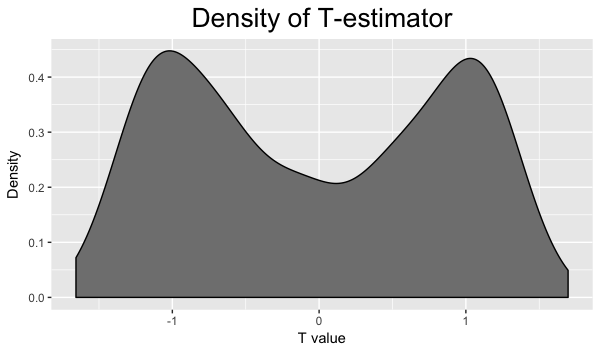

Write R code to recreate this figure.
library(ggplot2)
setwd(Sys.getenv("masters-thesis"))
source("Simulation/Heston.R")
source("Simulation/BlackScholes.R")
source("Simulation/Bursts.R")
source("Simulation/Jumps.R")
source("Estimation/pre-average.R")
source("Estimation/estimates.R")

p0 <- Sys.time()

#################### PARAMETERS THAT DON'T CHANGE ####################
omega2 <- 2.64*10^(-10)*25
omega <- sqrt(omega2)
K2 <- 0.5 #K2
n <- 23400 /7 #I cheat by dividing n and mat with 7 (no influence, because same dt and I take last index, so the first 6/7 obs have no influence anyway)
mat <- 6.5/(24*7*52) /7
dt <- mat/n
Npaths <- 1000
sigma2 <- 0.0457/25
sigma <- sqrt(sigma2)
(noise_ratio <- omega/(sigma*sqrt(dt)))
lag <- 100

#Because of lack of memory, it is done in loops
n_loops <- 10

#List to final values
hd <- 1 / (60*24*7*52)
T_estimator <- numeric(length = Npaths)

for (memory in 1:n_loops) {
  #memory <- 1
  print(paste("memory = ",memory, sep = ""))
  temp_paths <- Npaths / n_loops
  set.seed(1000*memory)
  
  #Heston simulations
  settings <- sim.setup(mat=mat, Npath = temp_paths, Nsteps = n, omega = omega) #6.5 hours
  Heston <- sim.heston(settings)

  #### Calculate dY ####
  dY <- t(diff(t(Heston$Y))) #Has to be transposed for 'diff' to work as desired
  data <- list(Y = dY, time = Heston$time)    
  
  desired_index <- n-1
  sig_hat <- est.sigma.mat(data, hv = hd, t.index = desired_index, lag = lag)$sig
  mu_hat <- est.mu.mat(data, hd = hd, t.index = desired_index)$mu
  T_estimator[((memory-1)*temp_paths+1):(memory*temp_paths)] <- sqrt(hd) * mu_hat / sqrt(sig_hat)

}


#################### PLOT ####################
#Re-shape to data-frame
plot_data_frame <- data.frame(T_estimator)
ggplot(data = plot_data_frame) + 
  aes_string(T_estimator) + 
  xlab("T value") + ylab("Density") + 
  geom_density(adjust = 1, fill = gray(0.5)) +
  ggtitle("Density of T-estimator") +
  theme(plot.title = element_text(hjust = 0.5, size = 20))
